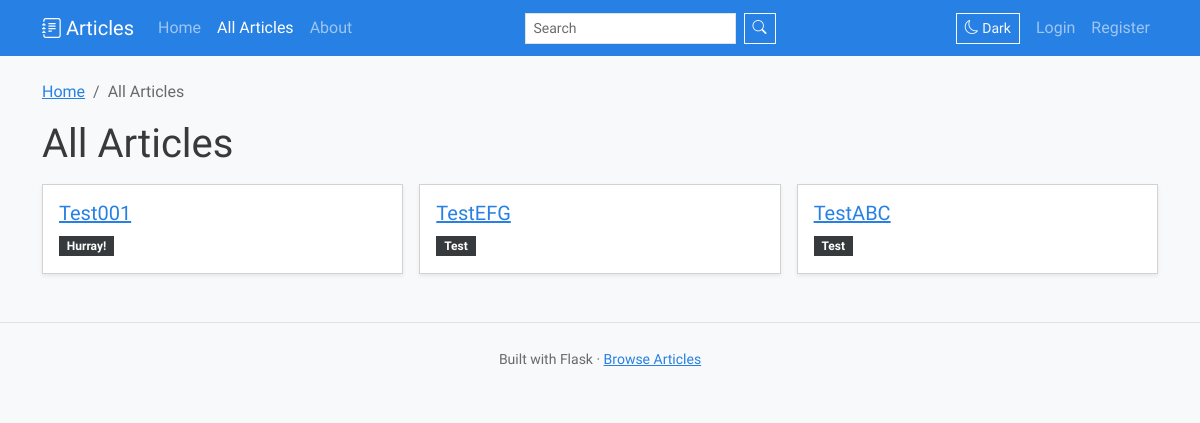
The page /articles on the database its author committed.
### articles_website/models.py (models this page shows)
class Article(db.Model):
    id = db.Column(db.Integer, primary_key=True)
    title = db.Column(db.String(200), nullable=False)
    body = db.Column(db.Text, nullable=False)
    tags = db.Column(db.String(255))
    slug = db.Column(db.String(255), unique=True, nullable=False)
    cover_image = db.Column(db.String(255))

### articles_website/blueprints/main.py (the view, shortened to what this page needs)
@bp.route("/articles")
def articles():
    page = request.args.get("page", default=1, type=int)
    per_page_default = current_app.config.get("ARTICLES_PER_PAGE", 10)
    per_page = request.args.get("per_page", default=per_page_default, type=int)
    query = Article.query.order_by(Article.id.desc())
    total = query.count()
    items = query.offset((page - 1) * per_page).limit(per_page).all()
    has_prev = page > 1
    has_next = page * per_page < total
    return render_template(
        "articles.html",
        items=items,
        page=page,
        per_page=per_page,
        total=total,
        has_prev=has_prev,
        has_next=has_next,
    )

### templates/articles.html (shortened to what this page needs)
{% extends "base.html" %}
{% block breadcrumbs %}
<nav aria-label="breadcrumb">
  <ol class="breadcrumb">
    <li class="breadcrumb-item"><a href="{{ url_for('main.home') }}">Home</a></li>
    {% if q %}
      <li class="breadcrumb-item"><a href="{{ url_for('main.articles') }}">All Articles</a></li>
      <li class="breadcrumb-item active" aria-current="page">Search: {{ q }}</li>
    {% elif active_tag %}
      <li class="breadcrumb-item"><a href="{{ url_for('main.articles') }}">All Articles</a></li>
      <li class="breadcrumb-item active" aria-current="page">Tag: {{ active_tag }}</li>
    {% else %}
      <li class="breadcrumb-item active" aria-current="page">All Articles</li>
    {% endif %}
  </ol>
</nav>
{% endblock %}
{% block content %}
  <div class="d-flex justify-content-between align-items-center mb-3">
    <h1 class="mb-0">{% if q %}Search results{% else %}All Articles{% endif %}</h1>
  </div>
  {% if items %}
    <div id="grid-container">
      <div class="row g-3 articles-grid">
        {% for a in items %}
          <div class="col-sm-6 col-lg-4 article-card">
            <div class="card h-100 shadow-sm">
              <div class="card-body">
                <h5 class="card-title"><a href="{{ url_for('main.article_by_slug', slug=a.slug) }}" class="stretched-link">{% if q %}{{ a.title|highlight(q) }}{% else %}{{ a.title }}{% endif %}</a></h5>
                {% if a.tags %}
                  <div>
                    {% for t in a.tags.split(',') %}
                      {% set tag = t.strip() %}
                      <a class="badge bg-secondary text-decoration-none me-1" href="{{ url_for('main.by_tag', tag=tag) }}">{{ tag }}</a>
                    {% endfor %}
                  </div>
                {% endif %}
              </div>
            </div>
          </div>
        {% endfor %}
      </div>
    </div>
    {% set total_pages = (total // per_page) + (1 if total % per_page else 0) %}
  {% endif %}
{% endblock %}

### static/style.css (style rules this page uses)
.articles-grid { opacity: 1; transition: opacity .2s ease-in-out; }
.article-card { break-inside: avoid; }

### rows shown on the page
Article: title "Test001", tags "Hurray!"
Article: title "TestEFG", tags "Test"
Article: title "TestABC", tags "Test"
